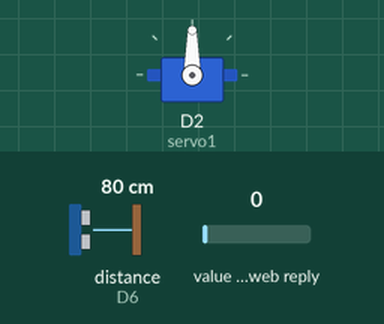
Bench run of a sketch on a simulated ESP8266 (NodeMCU). On the bench: servo. Wiring (inferred from the names in the program): ultrasonic range finder: trigger D5; echo D6. The inputs (shaded band) are chosen by the test bench; at power-on: distance to the obstacle (sensor on D6) 80 cm, value in the web reply 0. The echo pulse lasts 58.3 µs per cm; WiFi joins after 1.5 s; servers stay silent unless stated; web services answer with replies made up by the test bench; not simulated (calls return 0 or success): secrets.h; what the sketch prints to the serial monitor is not drawn.

Above: at 2.7 s.
2.8 s: distance to the obstacle (sensor on D6) set to 12 cm
At 16.3 s:
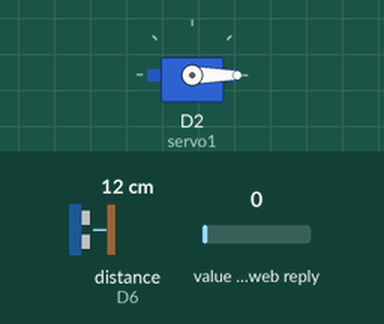
16.8 s: distance to the obstacle (sensor on D6) set to 9 cm
At 17.8 s:
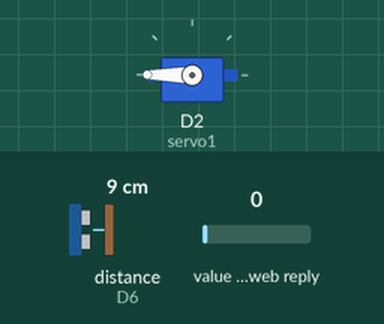
At 30.91 s:
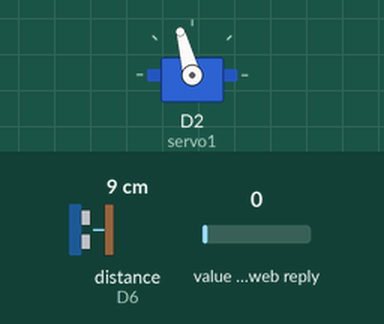
Timing chart, 0 to 32.6 s (numbered marks = the images above; inputs shaded):
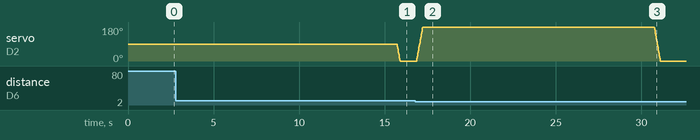

Measured:
- the behaviour switches between 11 and 10 cm on distance to the obstacle (sensor on D6) (found by bisection; images 1 and 2)
- after the input at 16.8 s, servo on D2 (servo1): rises from 0° to 180° in 0.35 s, then falls to 0° in 13.9 s

The sketch:

codigo_con_thingspeak.ino
```cpp
#include <Servo.h>
#include "ESP8266WiFi.h"
#include "ThingSpeak.h"
#include <SPI.h>
#include "secrets.h"
#include <ESP8266HTTPClient.h>

Servo servo1;

const int trigPin = D5;
const int echoPin = D6;

long duration;
int distance;
bool objectDetected = false;
unsigned long lastUpdateTime = 0;
const unsigned long updateInterval = 15000; // Espera 15 segundos para enviar a thingspeak
unsigned long lastObjectTime = 0;
const unsigned long delayBeforeLowering = 1000;
unsigned long lastReadTime = 0;

WiFiClient client;

void setup() {
  servo1.attach(D2);
  pinMode(trigPin, OUTPUT);
  pinMode(echoPin, INPUT);
  Serial.begin(9600);

  WiFi.begin(SECRET_SSID, SECRET_PASS);
  while (WiFi.status() != WL_CONNECTED) {
    delay(500);
    Serial.print(".");
  }
  Serial.println("\nConectado a Wi-Fi");

  ThingSpeak.begin(client);
}

void loop() {
  unsigned long currentTime = millis();

  distance = getDistance();

  if (distance > 0 && distance < 10) {
    if (!objectDetected) {
      objectDetected = true;
      moveServoSmoothly(180);
      Serial.println("Objeto detectado, subiendo servo.");
    }
    lastObjectTime = millis();
  } else if (objectDetected && millis() - lastObjectTime >= delayBeforeLowering) {
    objectDetected = false;
    moveServoSmoothly(0);
    Serial.println("Objeto no detectado, bajando servo.");
  }

  if (currentTime - lastUpdateTime >= updateInterval) {
    lastUpdateTime = currentTime;
    sendToThingSpeak();
  }

  if (currentTime - lastReadTime >= updateInterval) {
    lastReadTime = currentTime;
    readAppControlFromThingSpeak();
  }

  delay(50);
}

int getDistance() {
  long totalDuration = 0;
  int numReadings = 5;

  for (int i = 0; i < numReadings; i++) {
    digitalWrite(trigPin, LOW);
    delayMicroseconds(2);
    digitalWrite(trigPin, HIGH);
    delayMicroseconds(10);
    digitalWrite(trigPin, LOW);

    totalDuration += pulseIn(echoPin, HIGH);
    delay(10);
  }

  long avgDuration = totalDuration / numReadings;
  int avgDistance = avgDuration * 0.034 / 2;
  return avgDistance;
}

void sendToThingSpeak() {
  ThingSpeak.setField(1, distance);
  ThingSpeak.setField(2, objectDetected ? 180 : 0);

  int httpCode = ThingSpeak.writeFields(SECRET_CH_ID, SECRET_WRITE_APIKEY);

  if (httpCode == 200) {
    Serial.println("Datos enviados a ThingSpeak con éxito");
  } else {
    Serial.print("Error al enviar datos a ThingSpeak: ");
    Serial.println(httpCode);
  }
}

void readAppControlFromThingSpeak() {
  int appServoPosition = ThingSpeak.readIntField(SECRET_CH_ID, 3, SECRET_READ_APIKEY);
  if (appServoPosition != -1) {
    if (appServoPosition == 0 || appServoPosition == 180) {
      // Mover el servo solo si es necesario
      if (servo1.read() != appServoPosition) {
        moveServoSmoothly(appServoPosition);
        Serial.print("Servo movido a: ");
        Serial.println(appServoPosition);
      }
    } else {
      Serial.println("Valor de ángulo no válido recibido desde la app, debe ser 0 o 180");
    }
  } else {
    Serial.println("Error al leer el control de la app desde ThingSpeak");
  }
}

void moveServoSmoothly(int targetAngle) {
  int currentAngle = servo1.read();
  int stepSize = 5;

  if (currentAngle < targetAngle) {
    for (int angle = currentAngle; angle <= targetAngle; angle += stepSize) {
      servo1.write(angle);
      delay(10);
    }
  } else {
    for (int angle = currentAngle; angle >= targetAngle; angle -= stepSize) {
      servo1.write(angle);
      delay(10);
    }
  }

  servo1.write(targetAngle);
}
```
